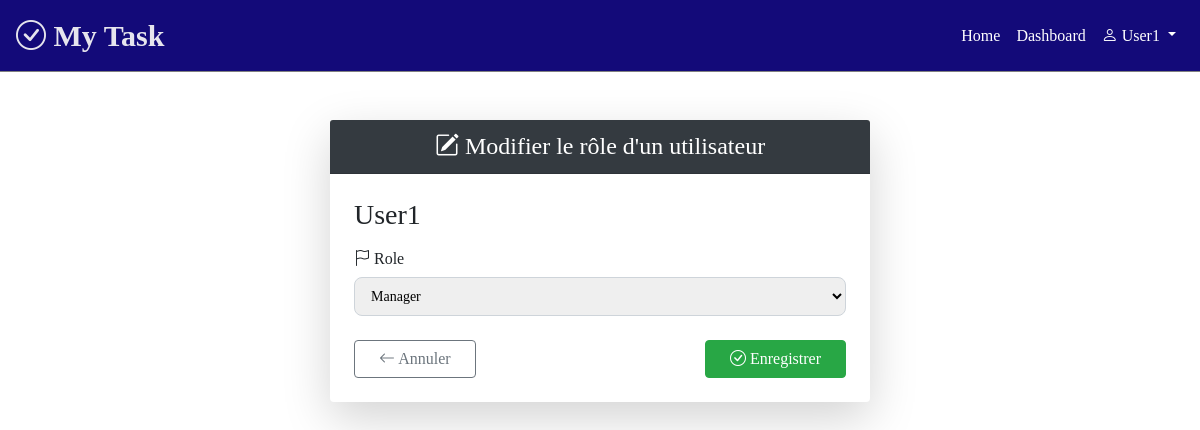
The app's page /profiles/6/edit-role/ (signed in), older data.
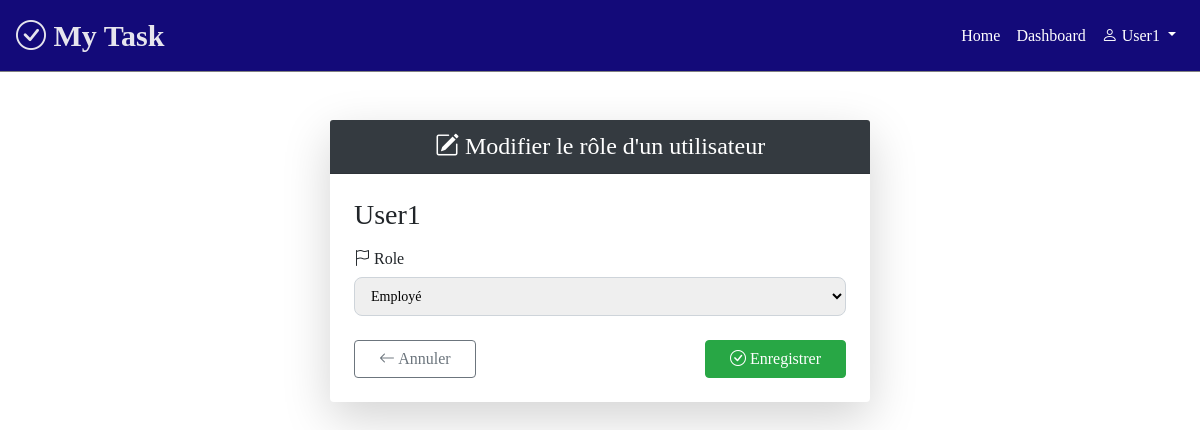
The same page, newer data.
### gestion_app/models.py (models this page shows, shortened)
class Profile(models.Model):
    user = models.OneToOneField(
        User,
        on_delete=models.CASCADE,
        related_name='profile'
    )
    role = models.ForeignKey(
        Group,
        on_delete=models.SET_NULL,
        null=True,
        blank=True,
        related_name='profiles'
    )

### gestion_app/views.py (the view)
# urls.py: path('profiles/<int:pk>/edit-role/', views.ProfileUpdateRoleView.as_view(), name='edit_profile'),
class ProfileUpdateRoleView(LoginRequiredMixin, UpdateView):
    model = Profile
    form_class = ProfileRoleForm
    template_name = 'users/edit_profile.html'
    success_url = reverse_lazy('list_users')
    login_url = 'login'

### gestion_app/forms.py
class ProfileRoleForm(forms.ModelForm):
    class Meta:
        model = Profile
        fields = ['role']

### gestion_app/templates/users/edit_profile.html (shortened to what this page needs)
{% extends 'base.html' %}
{% block content %}
<div class="container py-5">
    <div class="row justify-content-center">
        <div class="col-md-8 col-lg-6">
            <div class="card shadow-lg border-0 rounded-4">
                <div class="card-header bg-dark text-white text-center rounded-top-4">
                    <h4 class="mb-0">
                        <i class="bi bi-pencil-square me-2"></i>
                        Modifier le rôle d'un utilisateur
                    </h4>
                </div>
                <div class="card-body p-4">
                    <h3 class="mb-3">{{ user.username }}</h3>
                    <form method="post" enctype="multipart/form-data">
                        <div class="mb-4">
                            <label for="id_status" class="form-label fw-semibold">
                                <i class="bi bi-flag me-1"></i> Role
                            </label>
                            {{ form.role }}
                        </div>
                        <div class="d-flex justify-content-between">
                            <a href="{% url 'list_users' %}" class="btn btn-outline-secondary px-4">
                                <i class="bi bi-arrow-left"></i> Annuler
                            </a>
                            <button type="submit" class="btn btn-success px-4">
                                <i class="bi bi-check-circle"></i> Enregistrer
                            </button>
                        </div>
                    </form>
                </div>
            </div>
        </div>
    </div>
</div>
{% endblock %}

### gestion_app/templates/base.html (shortened to what this page needs)
<!doctype html>
<html lang="en">
  <head>
    <link rel="stylesheet" href="https://cdn.jsdelivr.net/npm/bootstrap@4.4.1/dist/css/bootstrap.min.css">
    <link href="https://cdn.jsdelivr.net/npm/bootstrap-icons@1.11.3/font/bootstrap-icons.css" rel="stylesheet">
  </head>
  <body>
        <nav class="navbar navbar-expand-lg navbar-light " style="background-color: rgb(19, 10, 121); border-bottom: 1px solid grey">
        <a class="navbar-brand" href="{% url 'home' %}" style="color: rgba(245, 245, 245, 0.934); font-weight: bold; font-size: 30px;"><i class="bi bi-check-circle"></i> My Task</a>
        <div class="collapse navbar-collapse" id="navbarNavDropdown">
            <ul class="navbar-nav ml-auto">
                {% if user.is_authenticated %}
                <li class="nav-item active">
                    <a class="nav-link" href="{% url 'home' %}" style="color: white;">Home <span class="sr-only">(current)</span></a>
                </li>
                <li class="nav-item">
                    <a class="nav-link" href="{% url 'dashboard' %}" style="color: white;">Dashboard</a>
                </li>
                {% else %}
                <li class="nav-item active">
                    <a class="nav-link" href="{% url 'home' %}" style="color: white;">Home <span class="sr-only">(current)</span></a>
                </li>
                {% endif %}
            </ul>
            <ul class="navbar-nav ">
                <li class="nav-item dropdown">
                    <a class="nav-link dropdown-toggle" href="#" role="button" data-bs-toggle="dropdown" id="userDropdown" aria-expanded="false" style="color: white;">
                        {% if user.is_authenticated %}
                            <i class="bi bi-person"></i> {{ user.username }}
                        {% else %}
                            <i class="bi bi-person"></i>
                        {% endif %}
                    </a>
                </li>
            </ul>
        </div>
        </nav>
    {% block content %}
    {% endblock %}
</html>

### gestion_app/templates/base.html (style rules this page uses)
body { font-family: Cambria, Cochin, Georgia, Times, 'Times New Roman', serif; padding: 0; margin: 0; }
.navbar .dropdown { position: relative; }

### gestion_app/templates/users/edit_profile.html (style rules this page uses)
input, textarea, select { width: 100%; padding: 10px 12px; border: 1px solid #ced4da; border-radius: 8px; font-size: 14px; transition: all 0.3s ease; }
.form-label { margin-bottom: 6px; }
.card { transition: transform 0.2s ease; }

Row changes from the older to the newer data that the page shows:
changed Profile: role "Manager" → "Employé"
